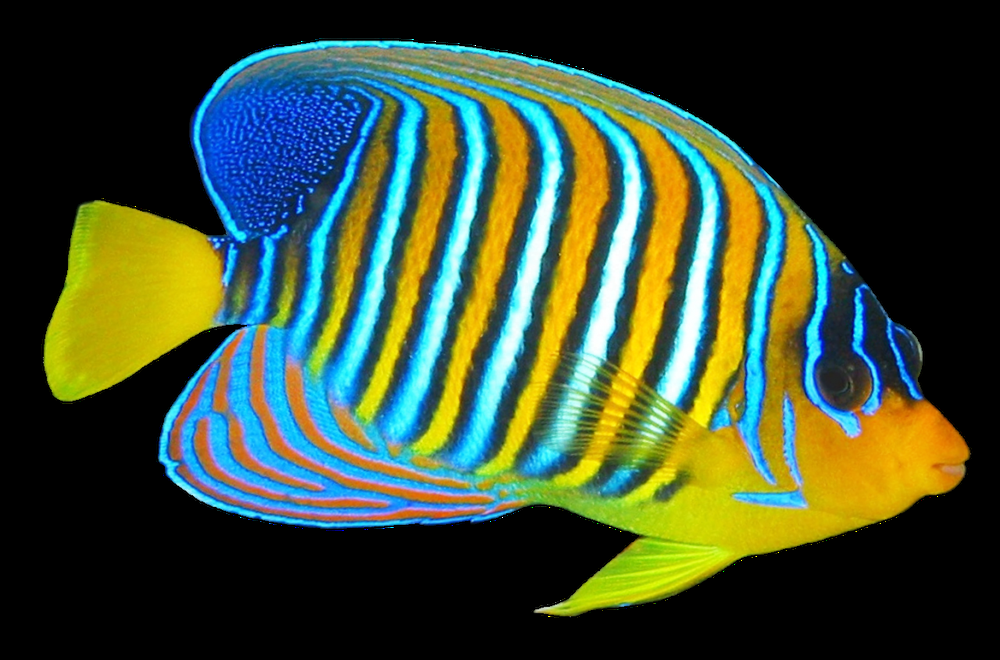
#> input picture imgVisualize/fish3.png, 1000 x 660 px, shrunk from 1280 x 845 before the run
$ python imgFlip.py
#> lines starting #> are read from the running program, lines starting #| are printed output that depends on the picture
import cv2

def flip_image_horizontal(image_path, output_path):
    # Read the image from the specified file path
#> called with image_path = 'fish3.png', output_path = 'fish3.png'
    image = cv2.imread(image_path)
#> image is the input picture: shape (660, 1000, 3); mean B, G, R 51.3, 76.1, 60.5

    # Check if the image is loaded successfully
    if image is None:
        print("Error: Unable to load the image.")
        return

    # Flip the image horizontally
    flipped_image = cv2.flip(image, 1)
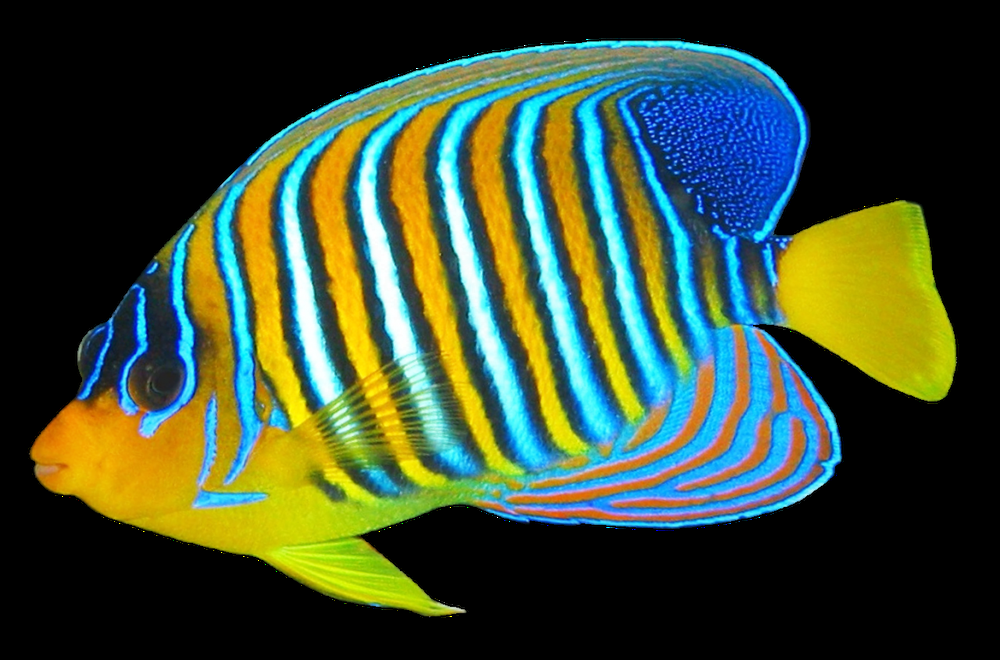
#> flipped_image: shape (660, 1000, 3); mean B, G, R 51.3, 76.1, 60.5

    # Save the flipped image to the specified output path
    cv2.imwrite(output_path, flipped_image)

if __name__ == "__main__":
    # Replace 'input_image.jpg' with the path to your input image
    input_image_path = "fish3.png"

    # Replace 'output_image_flipped.jpg' with the desired filename for the flipped image
    output_image_path = "fish3.png"

    flip_image_horizontal(input_image_path, output_image_path)

$ run again, with imgVisualize/fish1.png copied over imgVisualize/fish3.png
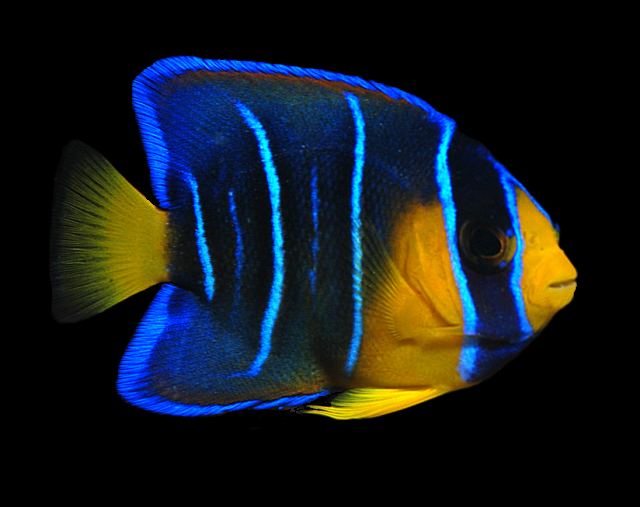
#> input picture imgVisualize/fish1.png, 640 x 507 px
#> in flip_image_horizontal, image is the input picture: shape (507, 640, 3); mean B, G, R 31, 27, 21
#> in flip_image_horizontal, `flipped_image = cv2.flip(image, 1)`:
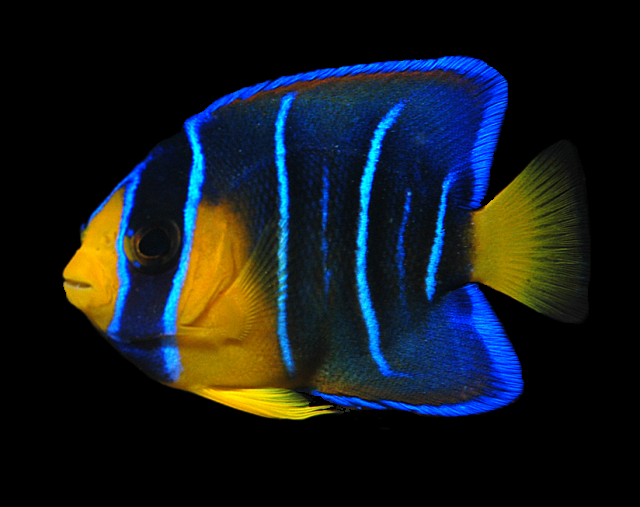
#> flipped_image: shape (507, 640, 3); mean B, G, R 31, 27, 21

$ run again, with imgVisualize/fish2.png copied over imgVisualize/fish3.png
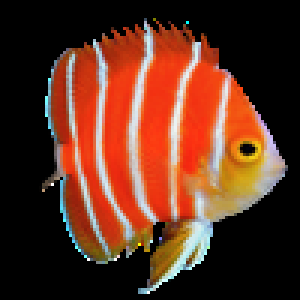
#> input picture imgVisualize/fish2.png, 100 x 100 px (shown 3 times larger)
#> in flip_image_horizontal, image is the input picture: shape (100, 100, 3); mean B, G, R 33.4, 50.3, 95.5
#> in flip_image_horizontal, `flipped_image = cv2.flip(image, 1)`:
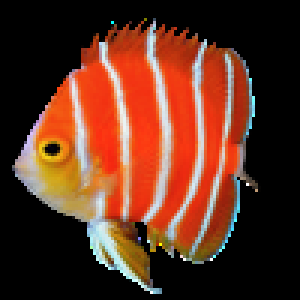
#> flipped_image: shape (100, 100, 3) (shown 3 times larger); mean B, G, R 33.4, 50.3, 95.5
